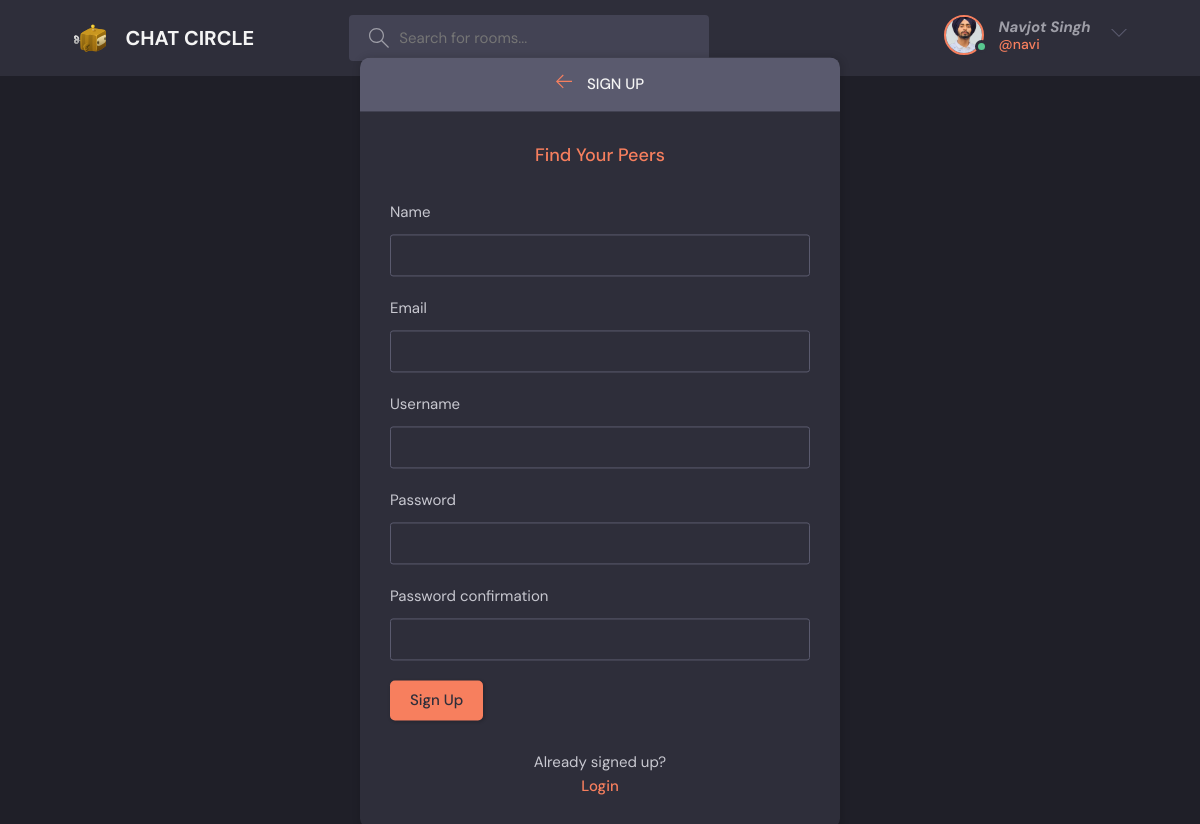
Page /register/ (signed in) on the committed database.
### base/models.py (models this page shows)
class User(AbstractUser):
    name = models.CharField(max_length=200 , null=True)
    email = models.EmailField(unique=True , null=True)
    bio = models.TextField(null=True)
    avatar = models.ImageField(null=True , default="avatar.svg")
    USERNAME_FIELD = 'email'
    REQUIRED_FIELDS = ['username']
    def __str__(self):
        return self.username or self.email

### base/views.py (the view, shortened to what this page needs)
# urls.py: path('register/',views.registerUser , name = "register"),
def registerUser(request):
    form = CustomUserCreationForm()
    return render(request, 'base/login_register.html', {'form': form})

### base/forms.py
class CustomUserCreationForm(UserCreationForm):
    class Meta:
        model = User
        fields = ['name', 'email', 'username', 'password1', 'password2']

### base/templates/base/login_register.html (shortened to what this page needs)
{% extends 'index.html' %}
{% block content %}
<main class="auth layout">
  <div class="container">
    <div class="layout__box">
      <div class="layout__boxHeader">
        <div class="layout__boxTitle">
          <a href="{% url 'home' %}">
            <svg
              version="1.1"
              xmlns="http://www.w3.org/2000/svg"
              width="32"
              height="32"
              viewBox="0 0 32 32"
            >
              <title>arrow-left</title>
              <path
                d="M13.723 2.286l-13.723 13.714 13.719 13.714 1.616-1.611-10.96-10.96h27.625v-2.286h-27.625l10.965-10.965-1.616-1.607z"
              ></path>
            </svg>
          </a>
          <h3>{% if page == 'loginpage' %}Login{% else %}Sign Up{% endif %}</h3>
        </div>
      </div>
      <div class="layout__body">
        {% if page == 'loginpage' %}
        <h2 class="auth__tagline">Connecet with your Circles </h2>
        <form class="form" action="#" method="POST">
          {% csrf_token %}
          <div class="form__group">
            <label for="email">Email</label>
            <input id="email" name="email" type="text" placeholder="Enter your email.." />
          </div>
          <div class="form__group">
            <label for="password">Password</label>
            <input id="password" name="password" type="password" placeholder="Enter your password.." />
          </div>
          <button class="btn btn--main" type="submit">
            Login
          </button>
        </form>
        <div class="auth__action">
          <p>Haven't signed up yet?</p>
          <a href="{% url 'register' %}" class="btn btn--link">Sign Up</a>
        </div>
        {% else %}
        <form class="form" action="#" method="POST">
          <h2 class="auth__tagline">Find Your Peers</h2>
          {% for field in form %}
          <div class="form__group">
            <label for="{{ field.id_for_label }}">{{ field.label }}</label>
            {{ field }}
          </div>
          {% endfor %}
          <button class="btn btn--main" type="submit">
            Sign Up
          </button>
        </form>
        <div class="auth__action">
          <p>Already signed up?</p>
          <a href="{% url 'login' %}" class="btn btn--link">Login</a>
        </div>
        {% endif %}
      </div>
    </div>
  </div>
</main>
{% endblock content %}

### templates/navbar.html (shortened to what this page needs)
{% load static%}
<header class="header header--loggedIn header--sticky">
    <div class="container">
      <a href="{% url 'home'%}" class="header__logo">
        <img src="{% static 'images/logo.svg'%}?v=2" />
        <h1>CHAT CIRCLE</h1>
      </a>
      <form class="header__search" method="GET" action="{% url 'home' %}">
        <label>
          <input name="q" placeholder="Search for rooms..." />
        </label>
      </form>
      <nav class="header__menu">
        {%  if request.user.is_authenticated %}
        <div class="header__user">
          <a href="{% url 'user-profile' user.id %}">
            <div class="avatar avatar--medium active">
              <img src="{{request.user.avatar.url}}" />
            </div>
            <p><b><i>{{request.user.name}}</i> </b><span>@{{request.user.username}}</span></p>
          </a>
          <button class="dropdown-button">
            <svg version="1.1" xmlns="http://www.w3.org/2000/svg" width="32" height="32" viewBox="0 0 32 32">
              <title>chevron-down</title>
              <path d="M16 21l-13-13h-3l16 16 16-16h-3l-13 13z"></path>
            </svg>
          </button>
        </div>
        {% else %}
        <a href='{% url "login"%}'>
          <img src="{% static 'images/avatar.svg'%}" />
          <p>Login</p>
        </a>
        {% endif %}
      </nav>
    </div>
  </header>

### rows in the picture
User: user.avatar (picture), user.name "Navjot Singh", user.username "navi"

### other values in the picture
{{ field.label }} "Name" "Email" "Username" "Password" "Password confirmation"
